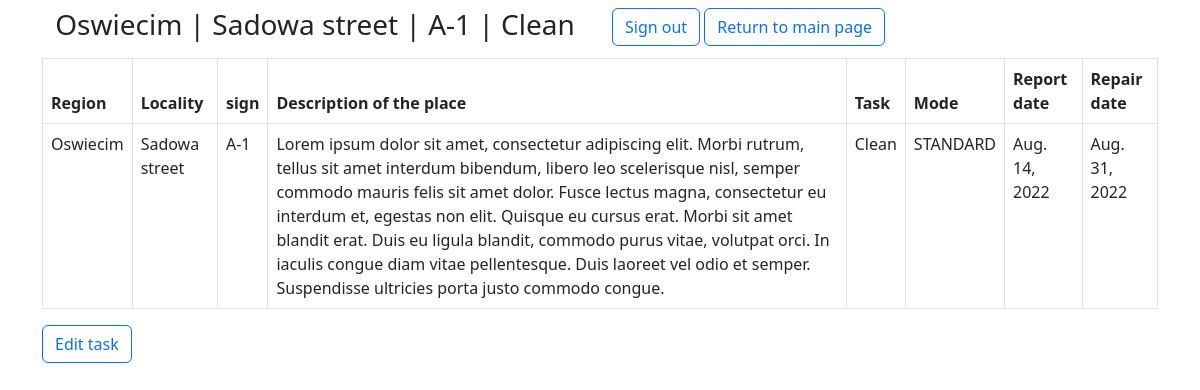
/road-signs-repair/task/3 (signed in), run on the app's committed database.
### road_signs_repair/models.py (models this page shows, shortened)
class RoadSignsForRepair(models.Model):
    region = models.ForeignKey(to=Region,
                               on_delete=models.SET_NULL,
                               null=True)
    locality = models.ForeignKey(to=Locality,
                                 on_delete=models.SET_NULL,
                                 null=True)
    sign = models.ForeignKey(to=RoadSign,
                             on_delete=models.SET_NULL,
                             null=True)
    description_of_the_place = models.TextField(max_length=500,
                                                help_text="Enter a description of the place where road signs is to repair")
    task = models.CharField(max_length=255,
                            help_text="Enter a task to realize")
    report_date = models.DateField()
    repair_date = models.DateField()
    MODE_CATEGORIES = [
        (
            'standard', (
                ('S', 'STANDARD'),
            )
        ),
        (
            'priority', (
                ('P', 'PRIORITY'),
            )
        )
    ]
    mode = models.CharField(max_length=8,
                            null=True,
                            choices=MODE_CATEGORIES,
                            default='standard',
                            help_text='Select a mode')
    def __str__(self):
        return f"{self.region} | {self.locality} | {self.sign} | {self.task}"
    def print_title(self):
        return self.__str__()
    class Meta:
        permissions = (
            ('can_update_task', 'Update task'),
            ('can_mark_done_task', 'Set the task as completed'),
        )
        ordering = ['mode', 'report_date', 'repair_date']
        verbose_name_plural = 'road signs for repair'
        db_table = 'road_signs_for_repair'

class Region(models.Model):
    name = models.CharField(max_length=100,
                            help_text="Enter the name of the region where there may be road signs",
                            verbose_name='Region name')
    slug = models.SlugField(null=True,
                            unique=True)
    def __str__(self):
        return self.name
    class Meta:
        permissions = ()
        ordering = ['name']
        verbose_name_plural = 'Regions'
        db_table = 'region'

class Locality(models.Model):
    name = models.CharField(max_length=100,
                            help_text="Enter the name of locality where there may be road sign",
                            verbose_name='Locality name')
    region = models.ForeignKey(to=Region,
                               on_delete=models.SET_NULL,
                               null=True)
    slug = models.SlugField(null=True,
                            unique=True)
    def __str__(self):
        return self.name
    class Meta:
        permissions = ()
        ordering = ['name']
        verbose_name_plural = 'localities'
        db_table = 'locality'

class RoadSign(models.Model):
    series = models.CharField(max_length=30,
                              help_text="Enter a series of the road sign")
    name = models.CharField(max_length=50,
                            help_text="Enter a name of road sign")
    description = models.TextField(max_length=500,
                                   help_text="Enter a description of the road signs")
    slug = models.SlugField(null=True,
                            unique=True)
    def __str__(self):
        return f"{self.series}"
    class Meta:
        permissions = ()
        ordering = ['series']
        verbose_name_plural = 'Road signs'
        db_table = 'road_sign'

### road_signs_repair/views.py (the view)
# urls.py: path('<int:pk>', views.RoadSignsForRepairDetailView.as_view(), name='road_signs_for_repair_detail'),
class RoadSignsForRepairDetailView(LoginRequiredMixin, generic.DetailView):
    model = RoadSignsForRepair
    context_object_name = 'road_signs_for_repair_detail'
    template_name = 'road_signs_repair/road_signs_for_repair_detail.html'

### road_signs_repair/templates/road_signs_repair/road_signs_for_repair_detail.html (shortened to what this page needs)
{% extends "road_signs_repair/base.html" %}
{% block header %}
  {{ road_signs_for_repair_detail.print_title }}
{% endblock %}
{% block content %}
  <table class="table table-bordered">
    <thead>
      <tr>
        <th>Region</th>
        <th>Locality</th>
        <th>sign</th>
        <th>Description of the place</th>
        <th>Task</th>
        <th>Mode</th>
        <th>Report date</th>
        <th>Repair date</th>
      </tr>
    </thead>
    <tbody>
      <tr>
        <td>{{ road_signs_for_repair_detail.region }}</td>
        <td>{{ road_signs_for_repair_detail.locality }}</td>
        <td>{{ road_signs_for_repair_detail.sign }}</td>
        <td>{{ road_signs_for_repair_detail.description_of_the_place }}</td>
        <td>{{ road_signs_for_repair_detail.task }}</td>
        <td>{{ road_signs_for_repair_detail.get_mode_display }}</td>
        <td>{{ road_signs_for_repair_detail.report_date }}</td>
        <td>{{ road_signs_for_repair_detail.repair_date }}</td>
      </tr>
    </tbody>
  </table>
  {% if perms.road_signs_repair.can_update_task %}
    <a class="btn btn-outline-primary" href="{% url 'road_signs_repair:road_signs_for_repair_update' pk=road_signs_for_repair_detail.id %}">Edit task</a>
  {% endif %}
{% endblock %}

### data on the page
RoadSignsForRepair: print_title "Oswiecim | Sadowa street | A-1 | Clean", region "Oswiecim", locality "Sadowa street", sign "A-1", description_of_the_place "Lorem ipsum dolor sit amet, consectetur adipiscing elit. Morbi rutrum, tellus sit amet interdum bibendum, libero leo scelerisque nisl, semper commodo mauris felis sit amet dolor. Fusce lectus magna, consectetur eu interdum et, egestas non elit. Quisque eu cursus erat. Morbi sit amet blandit erat. Duis eu ligula blandit, commodo purus vitae, volutpat orci. In iaculis congue diam vitae pellentesque. Duis laoreet vel odio et semper. Suspendisse ultricies porta justo commodo congue.", task "Clean", mode "STANDARD", report_date "Aug. 14, 2022", repair_date "Aug. 31, 2022"
